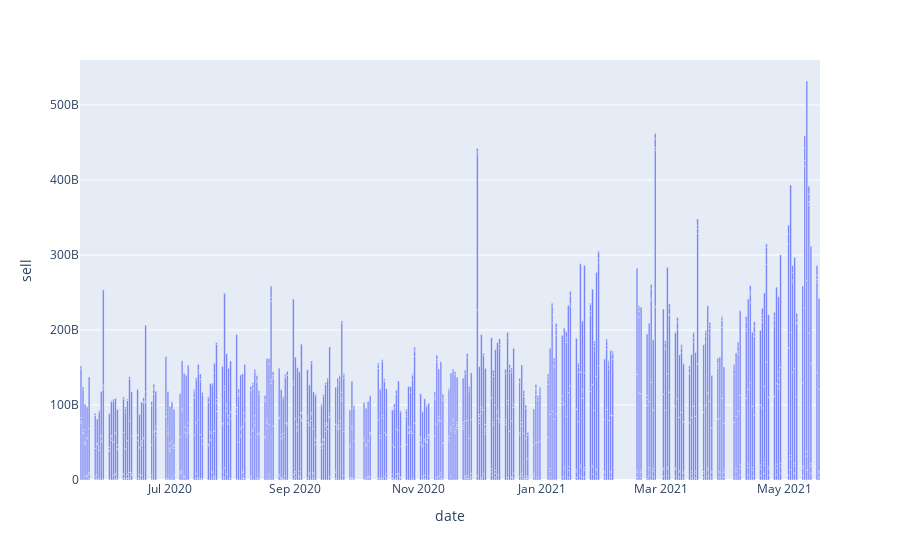

The cell this chart's notebook holds for it:
### Code cell
fig = px.bar(df, x='date', y="sell")
fig.show()

### Figure 1 — Plotly figure (JSON) as saved in the notebook; plotly's stock layout.template omitted (floating-point values rounded to 4 significant figures; data arrays with more than 128 entries replaced by an {"elided": "..."} marker saying what was removed)
{"data": [{"alignmentgroup": "True", "hovertemplate": "date=%{x}<br>sell=%{y}<extra></extra>", "legendgroup": "", "marker": {"color": "#636efa"}, "name": "", "offsetgroup": "", "orientation": "v", "showlegend": false, "textposition": "auto", "type": "bar", "x": {"elided": "1470 str values"}, "xaxis": "x", "y": {"elided": "1470 int values"}, "yaxis": "y"}], "layout": {"barmode": "relative", "legend": {"tracegroupgap": 0}, "margin": {"t": 60}, "xaxis": {"anchor": "y", "domain": [0, 1], "title": {"text": "date"}}, "yaxis": {"anchor": "x", "domain": [0, 1], "title": {"text": "sell"}}}}
